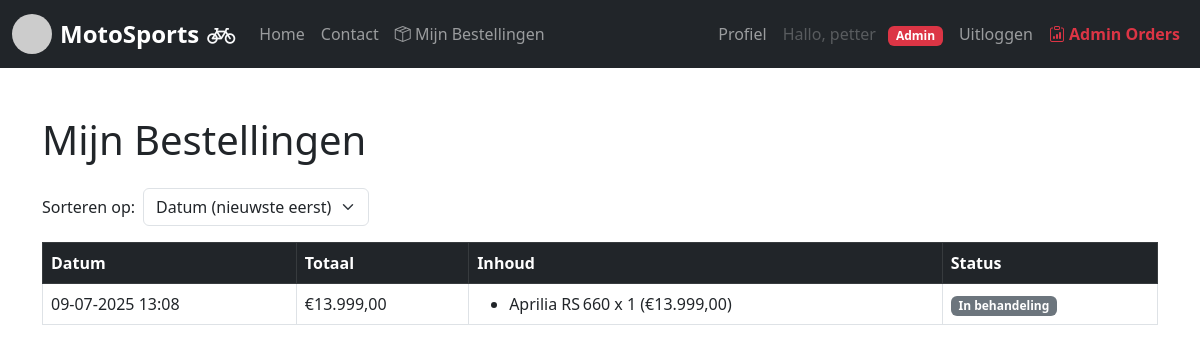
Screenshot of /mijn_bestellingen.php (signed in) with the database file from the repository.
### tables this page shows
CREATE TABLE `users` (
  `id` int(11) NOT NULL,
  `username` varchar(50) NOT NULL,
  `email` varchar(100) NOT NULL,
  `password` varchar(255) NOT NULL,
  `role` varchar(20) NOT NULL DEFAULT 'user'
);

CREATE TABLE `orders` (
  `id` int(11) NOT NULL,
  `user_id` int(11) NOT NULL,
  `order_data` longtext NOT NULL CHECK (json_valid(`order_data`)),
  `total` decimal(10,2) NOT NULL,
  `order_date` datetime NOT NULL
);

### mijn_bestellingen.php (the view, shortened to what this page needs)
<?php
require_once 'dbconnect.php';
$user_id = $_SESSION['user_id'];
$sort = isset($_GET['sort']) ? $_GET['sort'] : 'date_desc';
$orderBy = 'order_date DESC';
$stmt = $db->prepare("SELECT * FROM orders WHERE user_id = ? ORDER BY $orderBy");
$stmt->execute([$user_id]);
$orders = $stmt->fetchAll(PDO::FETCH_ASSOC);
$isAdmin = false;
$username = '';
if (isset($_SESSION['user_id'])) {
    $stmtUser = $db->prepare('SELECT username, role FROM users WHERE id = ?');
    $stmtUser->execute([$_SESSION['user_id']]);
    $row = $stmtUser->fetch(PDO::FETCH_ASSOC);
    if ($row) {
        $username = $row['username'];
        if ($row['role'] === 'admin') {
            $isAdmin = true;
        }
    }
}
?>
<!DOCTYPE html>
<html lang="nl">
<head>
    <link href="https://cdn.jsdelivr.net/npm/bootstrap@5.3.0/dist/css/bootstrap.min.css" rel="stylesheet">
    <link href="https://cdn.jsdelivr.net/npm/bootstrap-icons@1.11.3/font/bootstrap-icons.css" rel="stylesheet">
</head>
<body>
<nav class="navbar navbar-expand-lg navbar-dark bg-dark sticky-top">
    <div class="container-fluid">
        <a class="navbar-brand d-flex align-items-center" href="index.php">
            <img src="https://via.placeholder.com/40x40?text=Logo" alt="Logo" width="40" height="40" class="me-2 rounded-circle">
            <span class="fs-4 fw-bold text-white">MotoSports</span>
            <i class="bi bi-bicycle fs-3 text-light ms-2"></i>
        </a>
        <div class="collapse navbar-collapse" id="navbarNav">
            <ul class="navbar-nav">
                <li class="nav-item"><a class="nav-link" href="index.php">Home</a></li>
                <li class="nav-item"><a class="nav-link" href="contact.php">Contact</a></li>
                <?php if (isset($_SESSION['user_id'])): ?>
                    <li class="nav-item"><a class="nav-link" href="mijn_bestellingen.php"><i class="bi bi-box-seam"></i> Mijn Bestellingen</a></li>
                <?php endif; ?>
            </ul>
            <ul class="navbar-nav ms-auto align-items-center">
                <?php if (isset($_SESSION['user_id'])): ?>
                    <li class="nav-item"><a class="nav-link" href="profile.php">Profiel</a></li>
                    <li class="nav-item">
                        <span class="nav-link disabled">
                            Hallo, <?= htmlspecialchars($username) ?>
                            <?php if ($isAdmin): ?>
                                <span class="badge bg-danger ms-2">Admin</span>
                            <?php endif; ?>
                        </span>
                    </li>
                    <li class="nav-item"><a class="nav-link" href="logout.php">Uitloggen</a></li>
                    <?php if ($isAdmin): ?>
                        <li class="nav-item"><a class="nav-link text-danger fw-bold" href="admin_orders.php"><i class="bi bi-clipboard-data"></i> Admin Orders</a></li>
                    <?php endif; ?>
                <?php else: ?>
                    <li class="nav-item"><a class="nav-link" href="login.php">Log in</a></li>
                    <li class="nav-item"><a class="nav-link" href="register.php">Registreren</a></li>
                <?php endif; ?>
            </ul>
        </div>
    </div>
</nav>
<div class="container py-5">
    <h1 class="mb-4">Mijn Bestellingen</h1>
    <form class="mb-3" method="get">
        <div class="row g-2 align-items-center">
            <div class="col-auto"><label for="sort" class="col-form-label">Sorteren op:</label></div>
            <div class="col-auto">
                <select name="sort" id="sort" class="form-select" onchange="this.form.submit()">
                    <option value="date_desc" <?= $sort === 'date_desc' ? 'selected' : '' ?>>Datum (nieuwste eerst)</option>
                </select>
            </div>
        </div>
    </form>
    <?php if (count($orders) === 0): ?>
        <div class="alert alert-info">Je hebt nog geen bestellingen geplaatst.</div>
    <?php else: ?>
        <div class="table-responsive">
            <table class="table table-bordered table-hover align-middle">
                <thead class="table-dark">
                    <tr>
                        <th>Datum</th>
                        <th>Totaal</th>
                        <th>Inhoud</th>
                        <th>Status</th>
                    </tr>
                </thead>
                <tbody>
                <?php foreach ($orders as $order): ?>
                    <tr>
                        <td><?= date('d-m-Y H:i', strtotime($order['order_date'])) ?></td>
                        <td>&euro;<?= number_format($order['total'], 2, ',', '.') ?></td>
                        <td>
                            <ul class="mb-0">
                                <?php foreach (json_decode($order['order_data'], true) as $item): ?>
                                    <li><?= htmlspecialchars($item['name']) ?> x <?= $item['aantal'] ?? 1 ?> (&euro;<?= number_format($item['price'], 2, ',', '.') ?>)</li>
                                <?php endforeach; ?>
                            </ul>
                        </td>
                        <td><span class="badge bg-secondary">In behandeling</span></td>
                    </tr>
                <?php endforeach; ?>
                </tbody>
            </table>
        </div>
    <?php endif; ?>
</div>
</body>
</html>

### rows the page displays
users: username "petter"
orders: order_date "09-07-2025 13:08", total "13.999,00", name "Aprilia RS 660", aantal "1", price "13.999,00"
